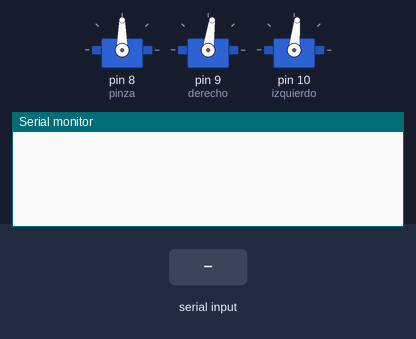
Recording of a sketch running on a simulated Arduino Uno, built with avr-gcc and run on an emulated ATmega328P. Shown: 3 × servo, the last lines printed to the serial monitor. The inputs (shaded band) are chosen by the test bench.

Above: at 1.2 s.
1.3 s: "a" received over Serial
At 2.5 s:
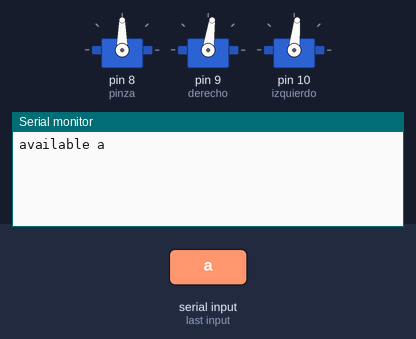
2.8 s: byte 65 (GRIPPER_ID) received over Serial
At 4.0 s:
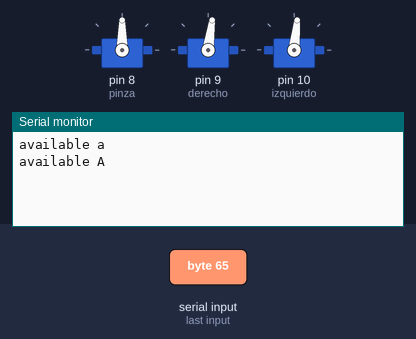
4.3 s: byte 66 (LEFT_WHEEL_ID) received over Serial
At 5.3 s:
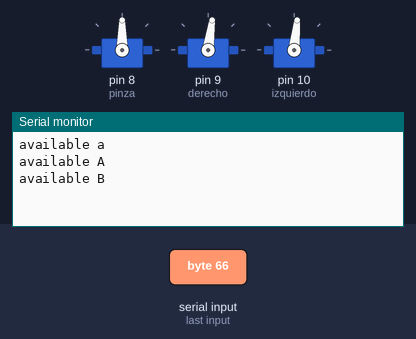
5.8 s: byte 67 (RIGHT_WHEEL_ID) received over Serial
At 6.5 s:
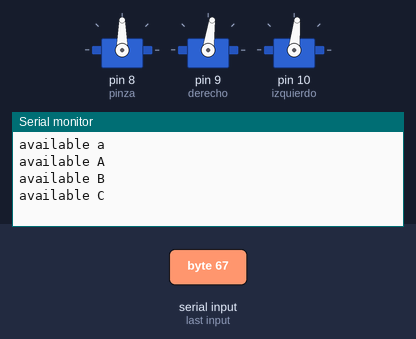
7.3 s: "b" received over Serial
At 7.7 s:
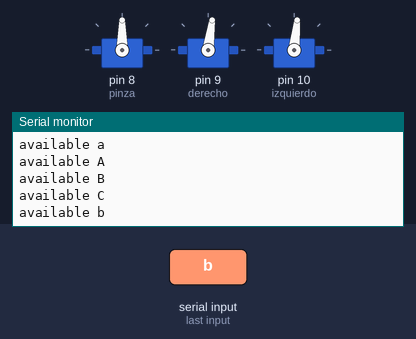
8.8 s: "1" received over Serial
At 10.3 s:
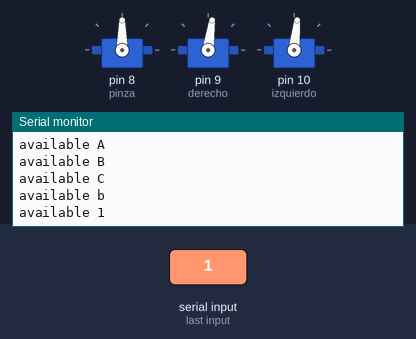

The sketch:

beerbot.ino
```cpp
#include <Servo.h>

#define GRIPPER_ID 'A'
#define LEFT_WHEEL_ID 'B'
#define RIGHT_WHEEL_ID 'C'

#define LEFT_ZERO 1415
#define RIGHT_ZERO 1385
#define OPEN_GRIPPER 86
#define CLOSE_GRIPPER 120

Servo pinza;
Servo derecho;
Servo izquierdo;


void setup()
{
  Serial.begin(19200);
  pinza.attach(8);
  derecho.attach(9);
  izquierdo.attach(10);
  //pinMode(12, OUTPUT);

  izquierdo.write(LEFT_ZERO);
  derecho.write(RIGHT_ZERO);


}

char command;
char value;

void loop()
{
  if (Serial.available()) {
    Serial.print("available ");

    command = Serial.read();

    Serial.println(command);
    if (command == GRIPPER_ID) {
      value = Serial.read();
      if (value == 'a') pinza.write(OPEN_GRIPPER);
      else if (value == 'b') pinza.write(CLOSE_GRIPPER);
    }
    else if (command == LEFT_WHEEL_ID) {
      value = Serial.read();
      izquierdo.write(LEFT_ZERO + (int)value);
    }
    else if (command == RIGHT_WHEEL_ID) {
      value = Serial.read();
      derecho.write(RIGHT_ZERO - (int)value);
    }
    else Serial.flush();
  }
  delay(50);
}
```

Measured:
- after the input at 1.3 s, the serial monitor: prints a new line at once (image 1)
- after the input at 2.8 s, the serial monitor: prints a new line at once (image 2)
- after the input at 4.3 s, the serial monitor: prints a new line at once (image 3)
- after the input at 5.8 s, the serial monitor: prints a new line at once (image 4)
- after the input at 7.3 s, the serial monitor: prints a new line at once (image 5)
- after the input at 8.8 s, the serial monitor: prints a new line at once (image 6)
